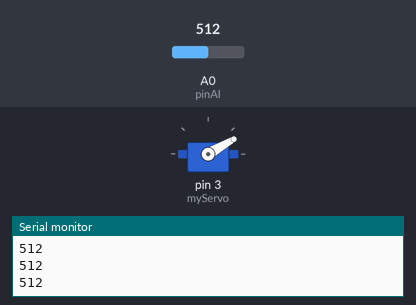
A sketch run on a simulated Arduino Uno, built with avr-gcc and run on an emulated ATmega328P. Parts: servo, the last lines printed to the serial monitor. The test bench sets the inputs (shaded band); at power-on: A0 (pinAI) = 512.

Above: at 2.2 s.
2.3 s: A0 (pinAI) set to 988
3.8 s: A0 (pinAI) set to 1018
At 4.5 s:
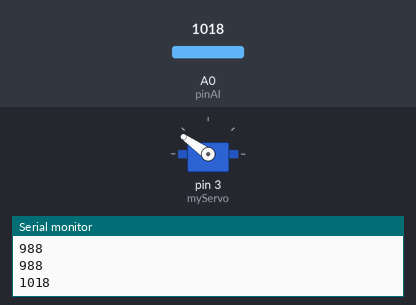
6.8 s: A0 (pinAI) set to 990
At 8.0 s:
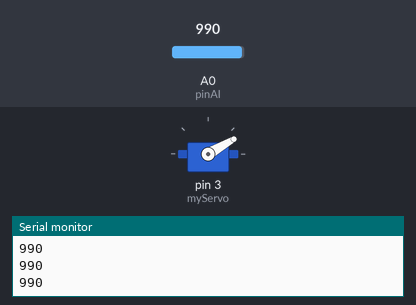
8.3 s: A0 (pinAI) set to 1010
At 9.1 s:
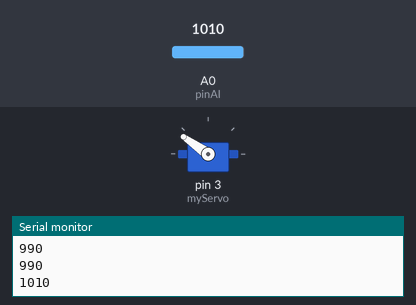
Timing chart, 0 to 12.3 s (numbered marks = the images above; inputs shaded):
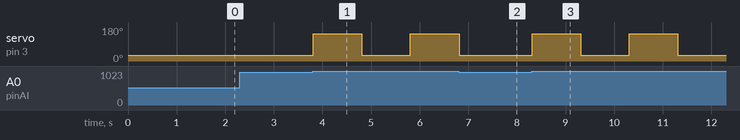

The sketch:

sketch_apr25b.ino
```cpp
/*
  Auto-Feed larvae like a boss.

  (Values are tuned for the dynamic range of the small black servo.)

  Tommaso Caudullo
  17.04.2019
*/


#include <Servo.h>
Servo myServo;

static int pinAO = 3;
static int pinAI = A0;
static int tot_iterations = 1;
static long oneDay = 86400000;
static int downPos = 145;
static int upPos = 30;


void setup() {
  // put your setup code here, to run once:
  myServo.attach(3);
  Serial.begin(9600);

  myServo.write(upPos);
  delay(1000);
}

void loop() {
  // put your main code here, to run repeatedly:

  int sensorValue = analogRead(A0);
  Serial.println(sensorValue);

  if (sensorValue > 1000) { // deliver
    for (int iteration = 1; iteration < tot_iterations+1; iteration++) {

      myServo.write(downPos);
      delay(1000);

      myServo.write(upPos);
      delay(1000);
    }
  } else if (sensorValue < 20) { // load
    if (myServo.read() < downPos-25) {
      myServo.write(downPos);
      delay(1000);
    }
  } else if (sensorValue>500 & myServo.read() > downPos-25){
    myServo.write(upPos);
    delay(1000);
  }
}
```

Measured:
- the behaviour switches between 1000 and 1001 on A0 (pinAI) (found by bisection; images 0 and 1)
- after the input at 3.8 s, servo on pin 3 (myServo): 30° → 145° at once, → 30° 1.0 s later, → 145° 1.0 s later
- after the input at 6.8 s, servo on pin 3 (myServo): goes on until 6.8 s, then stays 30°
- after the input at 8.3 s, servo on pin 3 (myServo): alternates 145° for 1.0 s and 30° for 1.0 s, starting at once
